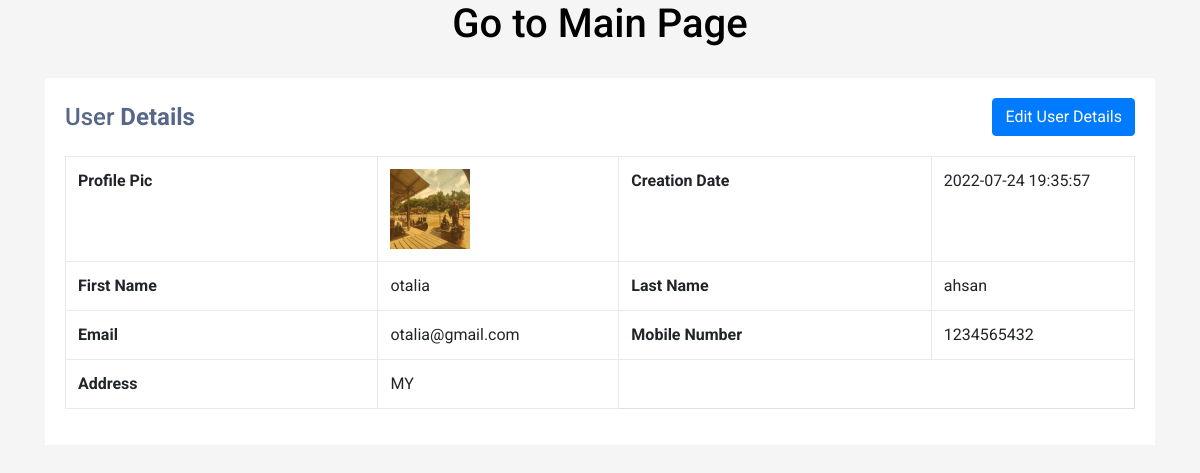
/crudimage/read.php?viewid=15, run on the app's committed database.
### tables this page shows
CREATE TABLE `tblusers` (
  `ID` int(10) NOT NULL,
  `FirstName` varchar(200) DEFAULT NULL,
  `LastName` varchar(200) DEFAULT NULL,
  `MobileNumber` bigint(10) DEFAULT NULL,
  `Email` varchar(200) DEFAULT NULL,
  `Address` mediumtext DEFAULT NULL,
  `ProfilePic` varchar(200) DEFAULT NULL,
  `CreationDate` timestamp NOT NULL DEFAULT current_timestamp() ON UPDATE current_timestamp()
);

### crudimage/read.php (the view, shortened to what this page needs)
<?php
include('dbconnection.php');
?>
<!DOCTYPE html>
<html lang="en">
<head>
<link rel="stylesheet" href="https://stackpath.bootstrapcdn.com/bootstrap/4.5.0/css/bootstrap.min.css">
<link rel="stylesheet" href="https://maxcdn.bootstrapcdn.com/font-awesome/4.7.0/css/font-awesome.min.css">
</head>
<body>
    <center>
    <a href="../index.php" style="color:black; border: redius 10px; text-decoration:none; justify-content:center"> <h1>Go to Main Page </h1> </a>
    </center>
<div class="container-xl">
    <div class="table-responsive">
        <div class="table-wrapper">
            <div class="table-title">
                <div class="row">
                    <div class="col-sm-5">
                        <h2>User <b>Details</b></h2>
                    </div>
<?php
$vid=$_GET['viewid'];
$ret=mysqli_query($con,"select * from tblusers where ID =$vid");
while ($row=mysqli_fetch_array($ret)) {
?>
                     <div class="col-sm-7" align="right">
                        <a href="edit.php?editid=<?php echo htmlentities ($row['ID']);?>" class="btn btn-primary"><span>Edit User Details</span></a>
                    </div>
                </div>
            </div>
<table cellpadding="0" cellspacing="0" border="0" class="display table table-bordered" id="hidden-table-info">
<tbody>
    <tr>
        <th width="200">Profile Pic</th>
        <td><img src="profilepics/<?php  echo $row['ProfilePic'];?>" width="80" height="80"></td>
           <th width="200">Creation Date</th>
    <td><?php  echo $row['CreationDate'];?></td>
    </tr>
 <tr>
    <th>First Name</th>
    <td><?php  echo $row['FirstName'];?></td>
    <th>Last Name</th>
    <td><?php  echo $row['LastName'];?></td>
  </tr>
  <tr>
    <th>Email</th>
    <td><?php  echo $row['Email'];?></td>
    <th>Mobile Number</th>
    <td><?php  echo $row['MobileNumber'];?></td>
  </tr>
  <tr>
    <th>Address</th>
    <td><?php  echo $row['Address'];?></td>
  </tr>
<?php
}?>
</tbody>
</table>
        </div>
    </div>
</div>
</body>
</html>

### crudimage/read.php (style rules this page uses)
body { color: #566787; background: #f5f5f5; font-family: 'Roboto', sans-serif; }
.table-responsive { margin: 30px 0; }
.table-wrapper { min-width: 1000px; background: #fff; padding: 20px; box-shadow: 0 1px 1px rgba(0,0,0,.05); }
.table-title { font-size: 15px; padding-bottom: 10px; margin: 0 0 10px; min-height: 45px; }
.table-title h2 { margin: 5px 0 0; font-size: 24px; }
table.table tr th, table.table tr td { border-color: #e9e9e9; }
table.table td:last-child { width: 130px; }

### data on the page
tblusers: ProfilePic (picture), CreationDate "2022-07-24 19:35:57", FirstName "otalia", LastName "ahsan", Email "otalia@gmail.com", MobileNumber "1234565432", Address "MY"
